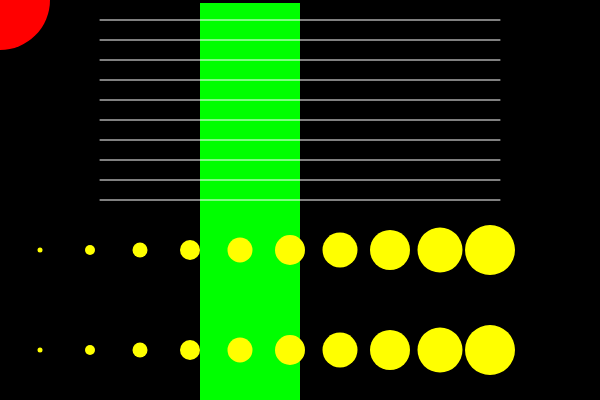
Frame 1 (no input)
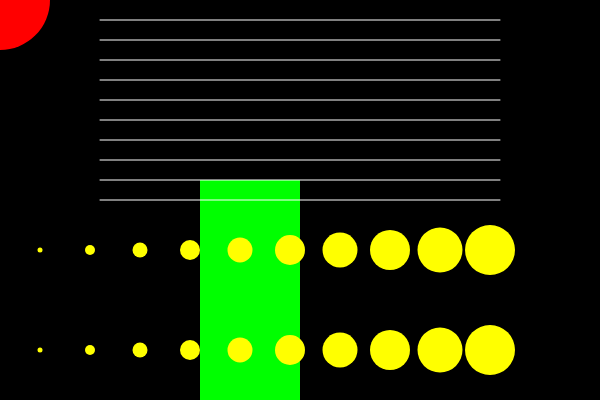
Frame 60 (no input)
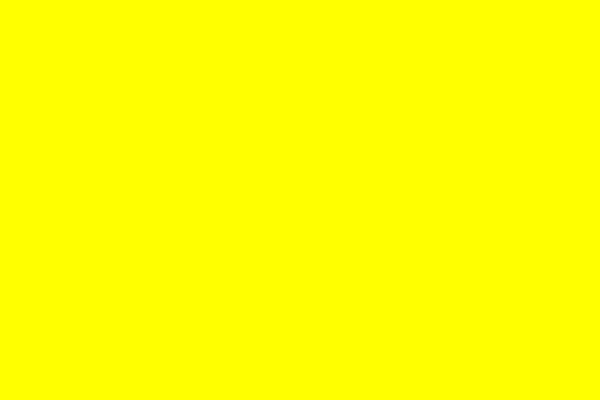
Frame 120 (the mouse pressed at the canvas centre since frame 60)

The p5.js sketch that drew these frames (run headless with seeded random() and noise() and a simulated clock; from frame 60 on, the mouse is pressed at the canvas centre):

// p5.js sketch
// ── sketch.js
var x = 0;
var y = 0;
sizes = [5, 10, 15, 20 ,25, 30, 35, 40, 45, 50];

function setup(){
    createCanvas(600,400);
}

function draw(){
    background(0);
    redCircle();
    greenStripe();
    whiteLines();
    chnageBackground();
    rowCircles(250);
    rowCircles(350);
}

function redCircle(){
    noStroke();
    fill(255, 0, 0);
    ellipse(mouseX, mouseY, 100, 100);
}

function greenStripe(){
    fill(0, 255, 0);
    x = 200;
    y+=3;
    rect(x, y, 100, height);
        if(y > height){
        y = 0 - height;
    }
}

function whiteLines(){
    var i =0;
    var yLine = 20;
    while(i<10){
        stroke(255);
        line(100, yLine, 500, yLine);
        i++;
        yLine += 20;
    }
}

function chnageBackground(){
        if(mouseIsPressed && mouseY < 200 ){
        background(0, 0, 255);
    }
    else if(mouseIsPressed && mouseY >=200){
        background(255,255,0);
    }
}

function rowCircles(yRow){
    var xCircle = 40; 
    for(var i =0; i < 10; i++){
        noStroke();
        fill(255, 255, 0);
        ellipse(xCircle, yRow, sizes[i], sizes[i]);
        xCircle += 50;
    }
}
